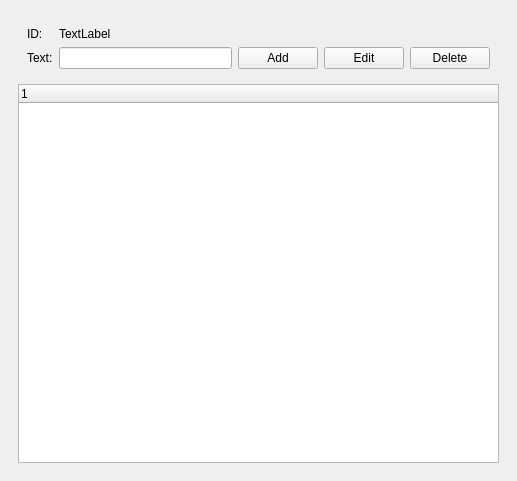
<?xml version="1.0" encoding="UTF-8"?>
<ui version="4.0">
 <class>MainWindow</class>
 <widget class="QMainWindow" name="MainWindow">
  <property name="geometry">
   <rect>
    <x>0</x>
    <y>0</y>
    <width>517</width>
    <height>481</height>
   </rect>
  </property>
  <property name="windowTitle">
   <string>MainWindow</string>
  </property>
  <widget class="QWidget" name="centralwidget">
   <layout class="QVBoxLayout" name="verticalLayout">
    <item>
     <widget class="QWidget" name="widget" native="true">
      <layout class="QVBoxLayout" name="verticalLayout_2">
       <item>
        <widget class="QWidget" name="widget" native="true">
         <layout class="QGridLayout" name="gridLayout">
          <item row="1" column="2">
           <widget class="QPushButton" name="btnAdd">
            <property name="text">
             <string>Add</string>
            </property>
           </widget>
          </item>
          <item row="1" column="3">
           <widget class="QPushButton" name="btnEdit">
            <property name="text">
             <string>Edit</string>
            </property>
           </widget>
          </item>
          <item row="0" column="0">
           <widget class="QLabel" name="label_3">
            <property name="text">
             <string>ID:</string>
            </property>
           </widget>
          </item>
          <item row="0" column="1">
           <widget class="QLabel" name="label">
            <property name="text">
             <string>TextLabel</string>
            </property>
           </widget>
          </item>
          <item row="1" column="1">
           <widget class="QLineEdit" name="lineEdit"/>
          </item>
          <item row="1" column="0">
           <widget class="QLabel" name="label_2">
            <property name="text">
             <string>Text:</string>
            </property>
           </widget>
          </item>
          <item row="1" column="4">
           <widget class="QPushButton" name="btnDelete">
            <property name="text">
             <string>Delete</string>
            </property>
           </widget>
          </item>
         </layout>
        </widget>
       </item>
       <item>
        <widget class="QTreeWidget" name="treeWidget">
         <column>
          <property name="text">
           <string notr="true">1</string>
          </property>
         </column>
        </widget>
       </item>
      </layout>
     </widget>
    </item>
   </layout>
  </widget>
 </widget>
 <resources/>
 <connections/>
</ui>
